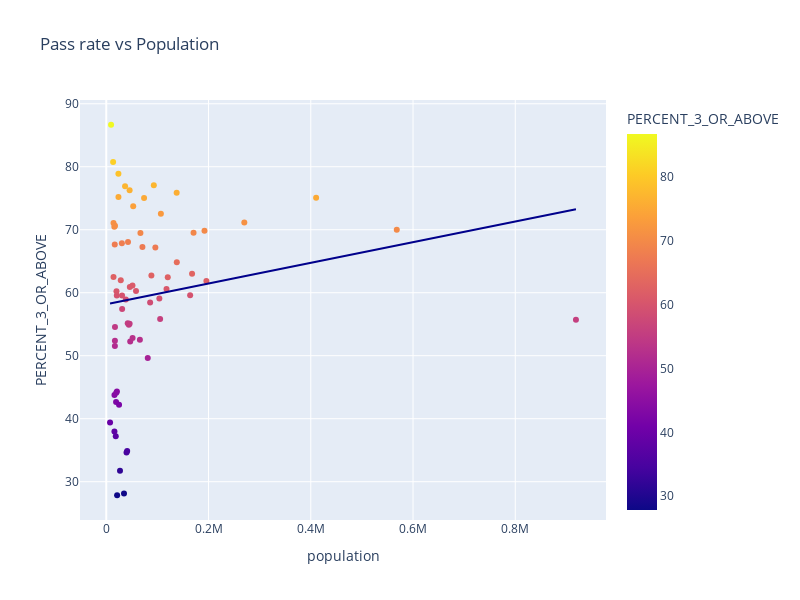

This figure's notebook cell:
### Code cell
fig = px.scatter(data_frame=wisconsin22,x='population', y='PERCENT_3_OR_ABOVE',trendline='ols',trendline_color_override='darkblue',width=800, height=600,color='PERCENT_3_OR_ABOVE',title='Pass rate vs Population')
fig.show()
with open('data/WI_pickled/WI_AP_pass_rate_by_counties_vs_population.pkl', 'wb') as f:
    pickle.dump(fig, f)
